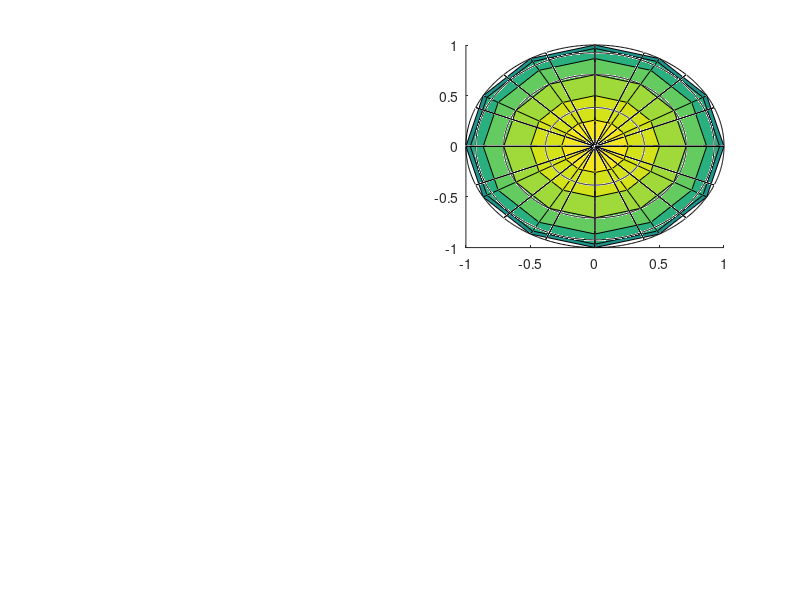

Write the MATLAB code that produced this figure. (Note: this script raises an error after producing the figure.)
%% Projection of a sphere

%% Variables
radius =12.7;

%% Code Start
set(0,'defaultfigurecolor',[1 1 1])
set(gca,'FontName','Calibri')
set(gca, 'linewidth', 2);
set(gca, 'FontSize', 28);
set(gca,'TickDir','out');

%% Lines of lattitude
N = 0.01; %increases number of data points in the lines of latitude
M=(pi/8); %increases the number of lines of lattitude
thetavec=0:M:pi; 
phivec = 0:N:2*pi; 
[th, ph] = meshgrid(thetavec,phivec);
R = ones(size(th));
xLat = R.*sin(th).*cos(ph);
yLat = R.*sin(th).*sin(ph);
zLat = R.*cos(th);

clear R N M theatvec phivec th ph;

%% Lines of longtitude
N=16; %changes number of lines of longitude
[xLong,yLong,zLong] = sphere(N);
clear N;

%% Circles seperated by phi degrees
%{
xOrigin = 0;
yOrigin = 0;
zOrigin = 0;
zData = zeros(length(angle),1);
radius =12.7;
for phi = 0:0.1:2*pi
angle=0:0.01:2*pi; 
xData=radius*cos(angle);
yData=radius*sin(angle);
%zData(phi) = radius*sin(phi);
plot3(xOrigin+xData,yOrigin+yData,zOrigin+zData,'Color',1/255*[0 0 0]);
end
%}

%% Coordinates of a circle
%xOrigin = 0;
%yOrigin = 0;
%angle=0:0.01:2*pi; 
%xData=radius*cos(angle);
%yData=radius*sin(angle);

%% Coordinates for scattered points on surface
% r, phi, theta
ScatterFaceOn = [0 0 1; 0 0 -1];
ScatterSideOn = [1 0 0;0 1 0; -1 0 0; 0 -1 0;0.7071 -0.7071 0; 0.7071 0.7071 0;-0.7071 0.7071 0;-0.7071 -0.7071 0];
ScatterAC = [ 0.7070 0 0.7070;0.7070 0 -0.7070;
   -0.7070         0    0.7070;
   -0.7070         0   -0.7070];
ScatterZZ = [    0    0.7070    0.7070;
         0    0.7070   -0.7070;
         0   -0.7070    0.7070;
         0   -0.7070   -0.7070];

%% COF-5 tilt for symposium
COF_5_coords=[0.2512    0.2993   -0.9205;
    0.1547    0.8775   -0.4540];

%% Projecting sphere
%Polar projection
XLatPolar=xLat./(1-zLat);
YLatPolar=yLat./(1-zLat);
XLongPolar=xLong./(1-zLong);
YLongPolar=yLong./(1-zLong);

ScatterFaceOnPolar = zeros(2,2);
ScatterFaceOnPolar(:,1) = ScatterFaceOn(:,1)./(1-ScatterFaceOn(:,3));
ScatterFaceOnPolar(:,2) = ScatterFaceOn(:,2)./(1-ScatterFaceOn(:,3));

ScatterSideOnPolar = zeros(8,2);
ScatterSideOnPolar(:,1) = ScatterSideOn(:,1)./(1-ScatterSideOn(:,3));
ScatterSideOnPolar(:,2) = ScatterSideOn(:,2)./(1-ScatterSideOn(:,3));

ScatterACPolar = zeros(4,2);
ScatterACPolar(:,1) = ScatterAC(:,1)./(1-ScatterAC(:,3));
ScatterACPolar(:,2) = ScatterAC(:,2)./(1-ScatterAC(:,3));

ScatterZZPolar = zeros(4,2);
ScatterZZPolar(:,1) = ScatterZZ(:,1)./(1-ScatterZZ(:,3));
ScatterZZPolar(:,2) = ScatterZZ(:,2)./(1-ScatterZZ(:,3));

COF5Polar =  zeros(2,2);
COF5Polar(:,1) = COF_5_coords(:,1)./(1-COF_5_coords(:,3));
COF5Polar(:,2) = COF_5_coords(:,2)./(1-COF_5_coords(:,3));

%Equatorial projection
XLatEq=xLat./(1-yLat);
ZLatEq=zLat./(1-yLat);
XLongEq=xLong./(1-yLong);
ZLongEq=zLong./(1-yLong);

ScatterFaceOnEq = zeros(2,2);
ScatterFaceOnEq(:,1) = ScatterFaceOn(:,1)./(1-ScatterFaceOn(:,2));
ScatterFaceOnEq(:,2) = ScatterFaceOn(:,3)./(1-ScatterFaceOn(:,2));

ScatterSideOnEq = zeros(8,2);
ScatterSideOnEq(:,1) = ScatterSideOn(:,1)./(1-ScatterSideOn(:,2));
ScatterSideOnEq(:,2) = ScatterSideOn(:,3)./(1-ScatterSideOn(:,2));

ScatterACEq = zeros(4,2);
ScatterACEq(:,1) = ScatterAC(:,1)./(1-ScatterAC(:,2));
ScatterACEq(:,2) = ScatterAC(:,3)./(1-ScatterAC(:,2));

ScatterZZEq = zeros(4,2);
ScatterZZEq(:,1) = ScatterZZ(:,1)./(1-ScatterZZ(:,2));
ScatterZZEq(:,2) = ScatterZZ(:,3)./(1-ScatterZZ(:,2));

%% Plotting projections
%% Spherical plot
subplot(2,2,2);
hold on;
%Mesh sphere:
plot3(xLong,yLong,zLong,'Color',1/255*[0 0 0]); %longtitude
plot3(xLat,yLat,zLat,'Color',1/255*[0 0 0]); %lattitude
%Surface Sphere
[X, Y, Z] = sphere(12);
s = surf(X,Y,Z);
s.FaceColor = 'white';
s.EdgeColor = 'none';
%Projections
scatter3(ScatterFaceOn(:,1),ScatterFaceOn(:,2),ScatterFaceOn(:,3),'o','MarkerFaceColor',1/255*[24 165 52],'MarkerEdgeColor',1/255*[0 0 0],'LineWidth',1,'SizeData',100);
scatter3(ScatterSideOn(:,1),ScatterSideOn(:,2),ScatterSideOn(:,3),'^','MarkerFaceColor',1/255*[214 219 62],'MarkerEdgeColor',1/255*[0 0 0],'LineWidth',1,'SizeData',100);
scatter3(ScatterAC(:,1),ScatterAC(:,2),ScatterAC(:,3),'s','MarkerFaceColor',1/255*[0 0 255],'MarkerEdgeColor',1/255*[0 0 0],'LineWidth',1,'SizeData',100);
scatter3(ScatterZZ(:,1),ScatterZZ(:,2),ScatterZZ(:,3),'d','MarkerFaceColor',1/255*[255 0 0],'MarkerEdgeColor',1/255*[0 0 0],'LineWidth',1,'SizeData',100);
scatter3(COF_5_coords(:,1),COF_5_coords(:,2),COF_5_coords(:,3));
view(40,35)
hold off;
axis equal;
box on;
set(gca,'Yticklabel',[]);%removes the y axis numbers
set(gca,'Xticklabel',[]);%removes the y axis numbers
set(gca,'Zticklabel',[]);%removes the y axis numbers
set(gca,'TickDir','out');

%% Polar plot
subplot(2,2,3);
hold on
%Lattitude: works fine
plot(XLatPolar,YLatPolar,'Color',1/255*[0 0 0]);
%Longitude: works fine
plot(XLongPolar,YLongPolar,'Color',1/255*[0 0 0]);
%Projections
scatter(ScatterFaceOnPolar(:,1),ScatterFaceOnPolar(:,2),'o','MarkerFaceColor',1/255*[24 165 52],'MarkerEdgeColor',1/255*[0 0 0],'LineWidth',1,'SizeData',100);
scatter(ScatterSideOnPolar(:,1),ScatterSideOnPolar(:,2),'^','MarkerFaceColor',1/255*[214 219 62],'MarkerEdgeColor',1/255*[0 0 0],'LineWidth',1,'SizeData',100);
scatter(ScatterACPolar(:,1),ScatterACPolar(:,2),'s','MarkerFaceColor',1/255*[0 0 255],'MarkerEdgeColor',1/255*[0 0 0],'LineWidth',1,'SizeData',100);
scatter(ScatterZZPolar(:,1),ScatterZZPolar(:,2),'d','MarkerFaceColor',1/255*[255 0 0],'MarkerEdgeColor',1/255*[0 0 0],'LineWidth',1,'SizeData',100);
scatter(COF5Polar(:,1),COF5Polar(:,2),'x','MarkerFaceColor',1/255*[0 0 0],'MarkerEdgeColor',1/255*[0 0 0],'LineWidth',1,'SizeData',100);
hold off
axis equal
xlim([-1.1,1.1]);
ylim([-1.1,1.1]);
box on;
set(gca,'Yticklabel',[]);%removes the y axis numbers
set(gca,'Xticklabel',[]);%removes the y axis numbers
set(gca,'TickDir','out');

%% Azimuthal plot
subplot(2,2,4);
hold on
%lines of lattitude
plot(XLatEq,ZLatEq,'Color',1/255*[0 0 0]);
%lines of longitude
plot(XLongEq,ZLongEq,'Color',1/255*[0 0 0]);
%Projection markers
scatter(ScatterFaceOnEq(:,1),ScatterFaceOnEq(:,2),'o','MarkerFaceColor',1/255*[24 165 52],'MarkerEdgeColor',1/255*[0 0 0],'LineWidth',1,'SizeData',100);
scatter(ScatterSideOnEq(:,1),ScatterSideOnEq(:,2),'^','MarkerFaceColor',1/255*[214 219 62],'MarkerEdgeColor',1/255*[0 0 0],'LineWidth',1,'SizeData',100);
scatter(ScatterACEq(:,1),ScatterACEq(:,2),'s','MarkerFaceColor',1/255*[0 0 255],'MarkerEdgeColor',1/255*[0 0 0],'LineWidth',1,'SizeData',100);
scatter(ScatterZZEq(:,1),ScatterZZEq(:,2),'d','MarkerFaceColor',1/255*[255 0 0],'MarkerEdgeColor',1/255*[0 0 0],'LineWidth',1,'SizeData',100);
axis equal
xlim([-1.1,1.1]);
ylim([-1.1,1.1]);
box on;
set(gca,'Yticklabel',[]);%removes the y axis numbers
set(gca,'Xticklabel',[]);%removes the y axis numbers
set(gca,'TickDir','out');

clear angle lattitude longitude radius Scattering1 Scattering2 Scattering3 thetavec xData xLat XLatEq
clear XLatPolar YLatPolar yLong YLongPolar yOrigin zLat ZLatEq zLong ZLongEq yLat xOrigin xLong
clear XLongEq XLongPolar yData Z Y X ScatterZZPolar ScatterZZEq
clear ScatterACPolar ScatterACEq ScatterDia ScatterDia ScatterSideOnPolar ScatterSideOnEq
clear ScatterSideOn ScatterFaceOnPolar ScatterFaceOnEq ScatterFaceOn ScatterSq s
clear ScatterZZ ScatterAC 
